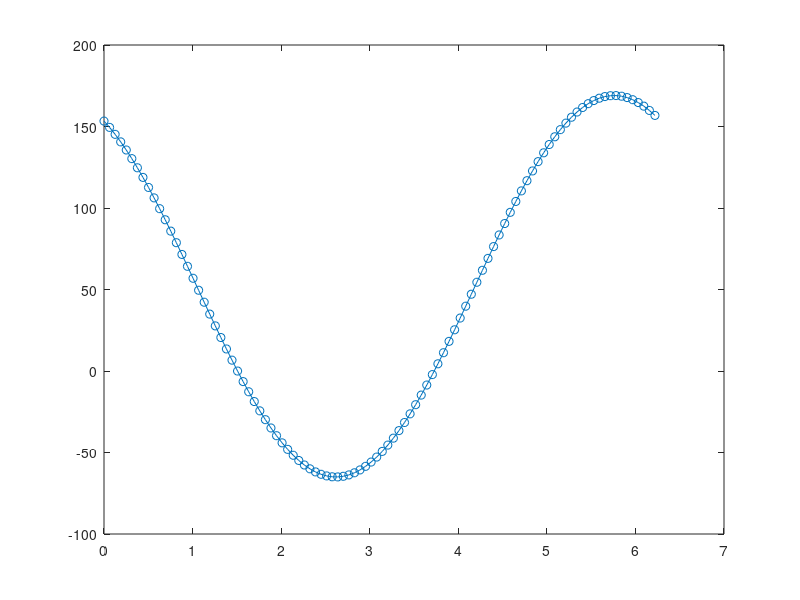

Here is the MATLAB script that generated this plot: (Note: this script raises an error after producing the figure.)
%**************************************************************************
% This algorithm perform Levenberg-Marquardt non-linear curve fit
% of cosinus function with offset: a*cos(x+b)+c
%**************************************************************************
clear all
close all
%**************************************************************************
% initial parameters
% initial amplitude
x01=0;
% initial phase
x02=0;
% initial offset
x03=0;
% initial vector
x0=[x01 x02 x03];
%**************************************************************************
% maximum number of iterations
k_max=1000;
% initialize control fitting parameters
% epsilon 1
epsilon_1=1.0e-8;
% epsilon 2
epsilon_2=1.0e-8;
% tau
tau=1.0e-3;
%**************************************************************************
% number of experimental points
M=100;
% initialize x (t) and y vectors of cosinus function
t_data=zeros(1,M);
y_data=zeros(1,M);
% fill t vector with phase numbers
for index_0=1:M
    t_data(1,index_0)=((2*pi)/M)*(index_0-1);
end
% initialize amplitude
x1=117;
% initialize phase
x2=pi/6;
% initialize offset
x3=52;
% y vector
y_data=x1*cos(t_data+x2)+x3;
% plot experimental curve
plot(t_data(1,:),y_data(1,:),'-o');
%**************************************************************************
% perform fit using levmar_cosinus function
%**************************************************************************
fit_result=levmar_cosinus(t_data, y_data, x0, k_max, epsilon_1, epsilon_2, tau);
%**************************************************************************
% define function for levenberg-marquardt algorithm - for fit of cosinus
% function
%**************************************************************************
% Explanation of function parameters
% parameters of function are: t_data (x coordinates of cosinus
% function); y_data (y coordinates of cosinus function); initial fit
% parameters e.g. x0 = [0 0 0]; maximum number of iterations e.g.
% k_max=1000; epsilon_1=1.0e-8 (good value); epsilon_2=1.0e-8 (good value); 
% tau=1.0e-3 (good value);
%**************************************************************************
function [x_new] = levmar_cosinus(t_data, y_data, x0, k_max, epsilon_1, epsilon_2, tau)
    %**********************************************************************
    % beginning of algorithm
    %**********************************************************************
    % initialize basic fitting parameters
    % initialize iteration number
    k=0;
    ni=2;
    % calculate number of points
    M=length(t_data(1,:));
    % initialize x vector
    x=x0;
    % initialize Jacobian matrix
    J=zeros(M,3);
    J(:,1)=(-1.0)*cos(t_data(1,:)+x(1,2));
    J(:,2)=x(1,1)*sin(t_data(1,:)+x(1,2));
    J(:,3)=-1;
    % calculate A matrix
    A=transpose(J(:,:))*J(:,:);
    % calculate f function
    f=y_data(1,:)-x(1,1)*cos(t_data(1,:)+x(1,2))-x(1,3);
    % calculate g matrix
    g=transpose(J(:,:))*transpose(f(1,:));
    % calculate norm g
    g_norm=sqrt(sum(g(:,1).*g(:,1)));
    % calculate boolean parameter
    found_bool=g_norm < epsilon_1;
    % calculate mi parameter
    mi=tau*max(diag(A(:,:)));
    %**************************************************************************
    % main loop
    %**************************************************************************
    while ((~found_bool) & (k < k_max))
        k=k+1
        % calculate h_lm
        B=A(:,:)+mi*eye(3);
        C=inv(B(:,:));
        h_lm=(-1.0)*transpose(g(:,1))*C(:,:);
        % calculate norm h_lm
        h_lm_norm=sqrt(sum(h_lm(1,:).*h_lm(1,:)));
        % calculate norm x
        x_norm=sqrt(sum(x(1,:).*x(1,:)));
        if (h_lm_norm < epsilon_2*(x_norm+epsilon_2))
            found_bool=1;
        else
            x_new=x(1,:)+h_lm(1,:)
            % calculate f
            f=y_data(1,:)-x(1,1)*cos(t_data(1,:)+x(1,2))-x(1,3);
            % calculate new f
            f_new=y_data(1,:)-x_new(1,1)*cos(t_data(1,:)+x_new(1,2))-x_new(1,3);
            % calculate F
            F=0.5*sum(f(1,:).*f(1,:));
            % calculate new F
            F_new=0.5*sum(f_new(1,:).*f_new(1,:));
            % calculate ro numerator
            ro_numerator=F-F_new;
            % caculate ro denominator
            ro_denominator=0.5*h_lm(1,:)*(mi*transpose(h_lm(1,:))-g(:,1));
            % calculate ro
            ro=ro_numerator/ro_denominator;
            if (ro > 0)
                x=x_new;
                % calculate Jacobian matrix
                J=zeros(M,3);
                J(:,1)=(-1.0)*cos(t_data(1,:)+x(1,2));
                J(:,2)=x(1,1)*sin(t_data(1,:)+x(1,2));
                J(:,3)=-1;
                % calculate A matrix
                A=transpose(J(:,:))*J(:,:);
                % calculate f function
                f=y_data(1,:)-x(1,1)*cos(t_data(1,:)+x(1,2))-x(1,3);
                % calculate g matrix
                g=transpose(J(:,:))*transpose(f(1,:));
                % calculate g norm
                g_norm=sqrt(sum(g(:,1).*g(:,1)));
                % calculate found boolean parameter
                found_bool=g_norm <= epsilon_1;
                mi=mi*max([(1/3) (1-(2*ro-1)^3)]);
                ni=2;
            else
                mi=mi*ni;
                ni=2*ni;
            end
        end
    end
    %**********************************************************************
    % end of algorithm
    %**********************************************************************
end
%**************************************************************************
% end of program
%**************************************************************************